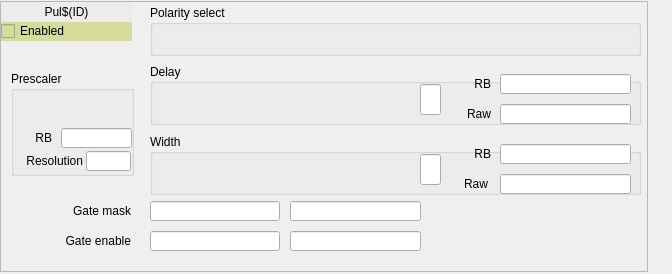
<?xml version="1.0" encoding="UTF-8"?>
<ui version="4.0">
 <class>Form</class>
 <widget class="QWidget" name="Form">
  <property name="geometry">
   <rect>
    <x>0</x>
    <y>0</y>
    <width>672</width>
    <height>274</height>
   </rect>
  </property>
  <property name="windowTitle">
   <string>Pulser</string>
  </property>
  <widget class="QFrame" name="frame">
   <property name="geometry">
    <rect>
     <x>0</x>
     <y>1</y>
     <width>648</width>
     <height>271</height>
    </rect>
   </property>
   <property name="frameShape">
    <enum>QFrame::StyledPanel</enum>
   </property>
   <property name="frameShadow">
    <enum>QFrame::Raised</enum>
   </property>
   <widget class="caToggleButton" name="catogglebutton">
    <property name="geometry">
     <rect>
      <x>1</x>
      <y>20</y>
      <width>131</width>
      <height>20</height>
     </rect>
    </property>
    <property name="toolTip">
     <string>When not set, the output will remain in its inactive state.</string>
    </property>
    <property name="styleSheet">
     <string notr="true">background-color: rgb(212, 219, 157);</string>
    </property>
    <property name="text">
     <string>Enabled</string>
    </property>
    <property name="channel" stdset="0">
     <string notr="true">$(EVR):Pul$(ID)-Ena-Sel</string>
    </property>
   </widget>
   <widget class="caLabel" name="calabel">
    <property name="geometry">
     <rect>
      <x>1</x>
      <y>1</y>
      <width>131</width>
      <height>20</height>
     </rect>
    </property>
    <property name="sizePolicy">
     <sizepolicy hsizetype="Preferred" vsizetype="Fixed">
      <horstretch>0</horstretch>
      <verstretch>0</verstretch>
     </sizepolicy>
    </property>
    <property name="minimumSize">
     <size>
      <width>0</width>
      <height>20</height>
     </size>
    </property>
    <property name="maximumSize">
     <size>
      <width>16777215</width>
      <height>20</height>
     </size>
    </property>
    <property name="styleSheet">
     <string notr="true">background-color: rgb(236, 236, 236, 255);</string>
    </property>
    <property name="text">
     <string>Pul$(ID)</string>
    </property>
    <property name="alignment">
     <set>Qt::AlignCenter</set>
    </property>
   </widget>
   <widget class="QGroupBox" name="groupBox">
    <property name="geometry">
     <rect>
      <x>150</x>
      <y>133</y>
      <width>491</width>
      <height>61</height>
     </rect>
    </property>
    <property name="title">
     <string>Width</string>
    </property>
    <widget class="caSpinbox" name="caspinbox">
     <property name="geometry">
      <rect>
       <x>5</x>
       <y>20</y>
       <width>261</width>
       <height>31</height>
      </rect>
     </property>
     <property name="toolTip">
      <string>How long does a pulse state stay active</string>
     </property>
     <property name="channel" stdset="0">
      <string notr="true">$(EVR):Pul$(ID)-Width-SP</string>
     </property>
     <property name="background">
      <color>
       <red>212</red>
       <green>219</green>
       <blue>157</blue>
      </color>
     </property>
     <property name="fixedFormat">
      <bool>false</bool>
     </property>
     <property name="limitsMode">
      <enum>caSpinbox::User</enum>
     </property>
     <property name="maxValue">
      <double>1999999999.999999046325684</double>
     </property>
     <property name="minValue">
      <double>0.000000000000000</double>
     </property>
    </widget>
    <widget class="QLabel" name="label_31">
     <property name="geometry">
      <rect>
       <x>310</x>
       <y>10</y>
       <width>31</width>
       <height>20</height>
      </rect>
     </property>
     <property name="text">
      <string>RB</string>
     </property>
     <property name="alignment">
      <set>Qt::AlignRight|Qt::AlignTrailing|Qt::AlignVCenter</set>
     </property>
    </widget>
    <widget class="QLabel" name="label_32">
     <property name="geometry">
      <rect>
       <x>310</x>
       <y>40</y>
       <width>28</width>
       <height>20</height>
      </rect>
     </property>
     <property name="text">
      <string>Raw</string>
     </property>
     <property name="alignment">
      <set>Qt::AlignRight|Qt::AlignTrailing|Qt::AlignVCenter</set>
     </property>
    </widget>
    <widget class="caLineEdit" name="calineedit_12">
     <property name="geometry">
      <rect>
       <x>350</x>
       <y>10</y>
       <width>131</width>
       <height>20</height>
      </rect>
     </property>
     <property name="channel" stdset="0">
      <string notr="true">$(EVR):Pul$(ID)-Width-RB</string>
     </property>
     <property name="unitsEnabled">
      <bool>true</bool>
     </property>
    </widget>
    <widget class="caLineEdit" name="calineedit_13">
     <property name="geometry">
      <rect>
       <x>350</x>
       <y>40</y>
       <width>131</width>
       <height>20</height>
      </rect>
     </property>
     <property name="channel" stdset="0">
      <string notr="true">$(EVR):Pul$(ID)-Width-Raw-RB</string>
     </property>
    </widget>
    <widget class="caLineEdit" name="calineedit_15">
     <property name="geometry">
      <rect>
       <x>270</x>
       <y>20</y>
       <width>21</width>
       <height>31</height>
      </rect>
     </property>
     <property name="channel" stdset="0">
      <string notr="true">$(EVR):Pul$(ID)-Delay-SP.EGU</string>
     </property>
    </widget>
   </widget>
   <widget class="QGroupBox" name="groupBox_2">
    <property name="geometry">
     <rect>
      <x>150</x>
      <y>63</y>
      <width>491</width>
      <height>61</height>
     </rect>
    </property>
    <property name="title">
     <string>Delay</string>
    </property>
    <widget class="QLabel" name="label_29">
     <property name="geometry">
      <rect>
       <x>310</x>
       <y>10</y>
       <width>31</width>
       <height>20</height>
      </rect>
     </property>
     <property name="text">
      <string>RB</string>
     </property>
     <property name="alignment">
      <set>Qt::AlignRight|Qt::AlignTrailing|Qt::AlignVCenter</set>
     </property>
    </widget>
    <widget class="caLineEdit" name="calineedit_8">
     <property name="geometry">
      <rect>
       <x>350</x>
       <y>10</y>
       <width>131</width>
       <height>20</height>
      </rect>
     </property>
     <property name="alignment">
      <set>Qt::AlignLeading|Qt::AlignLeft|Qt::AlignVCenter</set>
     </property>
     <property name="channel" stdset="0">
      <string notr="true">$(EVR):Pul$(ID)-Delay-RB</string>
     </property>
     <property name="unitsEnabled">
      <bool>true</bool>
     </property>
    </widget>
    <widget class="caLineEdit" name="calineedit_9">
     <property name="geometry">
      <rect>
       <x>350</x>
       <y>40</y>
       <width>131</width>
       <height>20</height>
      </rect>
     </property>
     <property name="alignment">
      <set>Qt::AlignLeading|Qt::AlignLeft|Qt::AlignVCenter</set>
     </property>
     <property name="channel" stdset="0">
      <string notr="true">$(EVR):Pul$(ID)-Delay-Raw-RB</string>
     </property>
    </widget>
    <widget class="QLabel" name="label_30">
     <property name="geometry">
      <rect>
       <x>310</x>
       <y>40</y>
       <width>31</width>
       <height>20</height>
      </rect>
     </property>
     <property name="text">
      <string>Raw</string>
     </property>
     <property name="alignment">
      <set>Qt::AlignRight|Qt::AlignTrailing|Qt::AlignVCenter</set>
     </property>
    </widget>
    <widget class="caSpinbox" name="caspinbox_2">
     <property name="geometry">
      <rect>
       <x>5</x>
       <y>20</y>
       <width>261</width>
       <height>31</height>
      </rect>
     </property>
     <property name="toolTip">
      <string/>
     </property>
     <property name="channel" stdset="0">
      <string notr="true">$(EVR):Pul$(ID)-Delay-SP</string>
     </property>
     <property name="background">
      <color>
       <red>212</red>
       <green>219</green>
       <blue>157</blue>
      </color>
     </property>
     <property name="fixedFormat">
      <bool>false</bool>
     </property>
     <property name="limitsMode">
      <enum>caSpinbox::User</enum>
     </property>
     <property name="maxValue">
      <double>1999999999.999999046325684</double>
     </property>
     <property name="minValue">
      <double>0.000000000000000</double>
     </property>
    </widget>
    <widget class="caLineEdit" name="calineedit_14">
     <property name="geometry">
      <rect>
       <x>270</x>
       <y>20</y>
       <width>21</width>
       <height>31</height>
      </rect>
     </property>
     <property name="channel" stdset="0">
      <string notr="true">$(EVR):Pul$(ID)-Delay-SP.EGU</string>
     </property>
    </widget>
   </widget>
   <widget class="caFrame" name="caframe">
    <property name="geometry">
     <rect>
      <x>10</x>
      <y>70</y>
      <width>125</width>
      <height>110</height>
     </rect>
    </property>
    <property name="visibility">
     <enum>caFrame::IfZero</enum>
    </property>
    <property name="channel" stdset="0">
     <string notr="true">$(EVR):Pul$(ID)-Prescaler-SP.DISA</string>
    </property>
    <widget class="QGroupBox" name="groupBox_3">
     <property name="geometry">
      <rect>
       <x>1</x>
       <y>0</y>
       <width>123</width>
       <height>105</height>
      </rect>
     </property>
     <property name="title">
      <string>Prescaler</string>
     </property>
     <widget class="caLineEdit" name="calineedit_11">
      <property name="geometry">
       <rect>
        <x>75</x>
        <y>80</y>
        <width>45</width>
        <height>20</height>
       </rect>
      </property>
      <property name="channel" stdset="0">
       <string notr="true">$(EVR):Pul$(ID)-Res-I</string>
      </property>
     </widget>
     <widget class="caLineEdit" name="calineedit_10">
      <property name="geometry">
       <rect>
        <x>50</x>
        <y>57</y>
        <width>71</width>
        <height>20</height>
       </rect>
      </property>
      <property name="channel" stdset="0">
       <string notr="true">$(EVR):Pul$(ID)-Prescaler-RB</string>
      </property>
     </widget>
     <widget class="QLabel" name="label_24">
      <property name="geometry">
       <rect>
        <x>10</x>
        <y>57</y>
        <width>31</width>
        <height>20</height>
       </rect>
      </property>
      <property name="text">
       <string>RB</string>
      </property>
      <property name="alignment">
       <set>Qt::AlignRight|Qt::AlignTrailing|Qt::AlignVCenter</set>
      </property>
     </widget>
     <widget class="QLabel" name="label_25">
      <property name="geometry">
       <rect>
        <x>1</x>
        <y>80</y>
        <width>71</width>
        <height>20</height>
       </rect>
      </property>
      <property name="text">
       <string>Resolution</string>
      </property>
      <property name="alignment">
       <set>Qt::AlignRight|Qt::AlignTrailing|Qt::AlignVCenter</set>
      </property>
     </widget>
     <widget class="caSpinbox" name="caspinbox_3">
      <property name="geometry">
       <rect>
        <x>5</x>
        <y>20</y>
        <width>111</width>
        <height>25</height>
       </rect>
      </property>
      <property name="toolTip">
       <string>How long does a pulse state stay active</string>
      </property>
      <property name="channel" stdset="0">
       <string notr="true">$(EVR):Pul$(ID)-Prescaler-SP</string>
      </property>
      <property name="background">
       <color>
        <red>212</red>
        <green>219</green>
        <blue>157</blue>
       </color>
      </property>
      <property name="fixedFormat">
       <bool>false</bool>
      </property>
     </widget>
    </widget>
   </widget>
   <widget class="QGroupBox" name="groupBox_4">
    <property name="geometry">
     <rect>
      <x>150</x>
      <y>4</y>
      <width>491</width>
      <height>51</height>
     </rect>
    </property>
    <property name="title">
     <string>Polarity select</string>
    </property>
    <widget class="caChoice" name="cachoice">
     <property name="geometry">
      <rect>
       <x>10</x>
       <y>20</y>
       <width>251</width>
       <height>20</height>
      </rect>
     </property>
     <property name="toolTip">
      <string>Reverses the output polarity. When set, changes the output from normally low to normally high.</string>
     </property>
     <property name="channel" stdset="0">
      <string notr="true">$(EVR):Pul$(ID)-Polarity-Sel</string>
     </property>
     <property name="foreground">
      <color>
       <red>0</red>
       <green>0</green>
       <blue>0</blue>
      </color>
     </property>
     <property name="background">
      <color>
       <red>212</red>
       <green>219</green>
       <blue>157</blue>
      </color>
     </property>
     <property name="bordercolor">
      <color>
       <red>0</red>
       <green>0</green>
       <blue>0</blue>
      </color>
     </property>
     <property name="colorMode">
      <enum>caChoice::Static</enum>
     </property>
     <property name="stackingMode" stdset="0">
      <enum>caChoice::Column</enum>
     </property>
     <property name="endBit">
      <number>1</number>
     </property>
    </widget>
   </widget>
   <widget class="QLabel" name="label_33">
    <property name="geometry">
     <rect>
      <x>30</x>
      <y>200</y>
      <width>101</width>
      <height>20</height>
     </rect>
    </property>
    <property name="text">
     <string>Gate mask</string>
    </property>
    <property name="alignment">
     <set>Qt::AlignRight|Qt::AlignTrailing|Qt::AlignVCenter</set>
    </property>
   </widget>
   <widget class="QLabel" name="label_34">
    <property name="geometry">
     <rect>
      <x>30</x>
      <y>230</y>
      <width>101</width>
      <height>20</height>
     </rect>
    </property>
    <property name="text">
     <string>Gate enable</string>
    </property>
    <property name="alignment">
     <set>Qt::AlignRight|Qt::AlignTrailing|Qt::AlignVCenter</set>
    </property>
   </widget>
   <widget class="caLineEdit" name="calineedit_16">
    <property name="geometry">
     <rect>
      <x>290</x>
      <y>200</y>
      <width>131</width>
      <height>20</height>
     </rect>
    </property>
    <property name="alignment">
     <set>Qt::AlignLeading|Qt::AlignLeft|Qt::AlignVCenter</set>
    </property>
    <property name="channel" stdset="0">
     <string notr="true">$(EVR):Pul$(ID)-Gate-Mask-RB</string>
    </property>
    <property name="unitsEnabled">
     <bool>true</bool>
    </property>
   </widget>
   <widget class="caTextEntry" name="catextentry_4">
    <property name="geometry">
     <rect>
      <x>150</x>
      <y>200</y>
      <width>130</width>
      <height>20</height>
     </rect>
    </property>
    <property name="toolTip">
     <string/>
    </property>
    <property name="channel" stdset="0">
     <string notr="true">$(EVR):Pul$(ID)-Gate-Mask-SP</string>
    </property>
    <property name="background">
     <color>
      <red>212</red>
      <green>219</green>
      <blue>157</blue>
     </color>
    </property>
    <property name="colorMode">
     <enum>caLineEdit::Static</enum>
    </property>
   </widget>
   <widget class="caTextEntry" name="catextentry_5">
    <property name="geometry">
     <rect>
      <x>150</x>
      <y>230</y>
      <width>130</width>
      <height>20</height>
     </rect>
    </property>
    <property name="toolTip">
     <string/>
    </property>
    <property name="channel" stdset="0">
     <string notr="true">$(EVR):Pul$(ID)-Gate-Enable-SP</string>
    </property>
    <property name="background">
     <color>
      <red>212</red>
      <green>219</green>
      <blue>157</blue>
     </color>
    </property>
    <property name="colorMode">
     <enum>caLineEdit::Static</enum>
    </property>
   </widget>
   <widget class="caLineEdit" name="calineedit_17">
    <property name="geometry">
     <rect>
      <x>290</x>
      <y>230</y>
      <width>131</width>
      <height>20</height>
     </rect>
    </property>
    <property name="alignment">
     <set>Qt::AlignLeading|Qt::AlignLeft|Qt::AlignVCenter</set>
    </property>
    <property name="channel" stdset="0">
     <string notr="true">$(EVR):Pul$(ID)-Gate-Enable-RB</string>
    </property>
    <property name="unitsEnabled">
     <bool>true</bool>
    </property>
   </widget>
  </widget>
 </widget>
 <customwidgets>
  <customwidget>
   <class>caChoice</class>
   <extends>QWidget</extends>
   <header>caChoice</header>
  </customwidget>
  <customwidget>
   <class>caTextEntry</class>
   <extends>caLineEdit</extends>
   <header>caTextEntry</header>
  </customwidget>
  <customwidget>
   <class>caToggleButton</class>
   <extends>QCheckBox</extends>
   <header>caToggleButton</header>
  </customwidget>
  <customwidget>
   <class>caSpinbox</class>
   <extends>QFrame</extends>
   <header>caSpinbox</header>
  </customwidget>
  <customwidget>
   <class>caFrame</class>
   <extends>QFrame</extends>
   <header>caFrame</header>
   <container>1</container>
  </customwidget>
  <customwidget>
   <class>caLabel</class>
   <extends>QLabel</extends>
   <header>caLabel</header>
  </customwidget>
  <customwidget>
   <class>caLineEdit</class>
   <extends>QLineEdit</extends>
   <header>caLineEdit</header>
  </customwidget>
 </customwidgets>
 <resources/>
 <connections/>
</ui>
